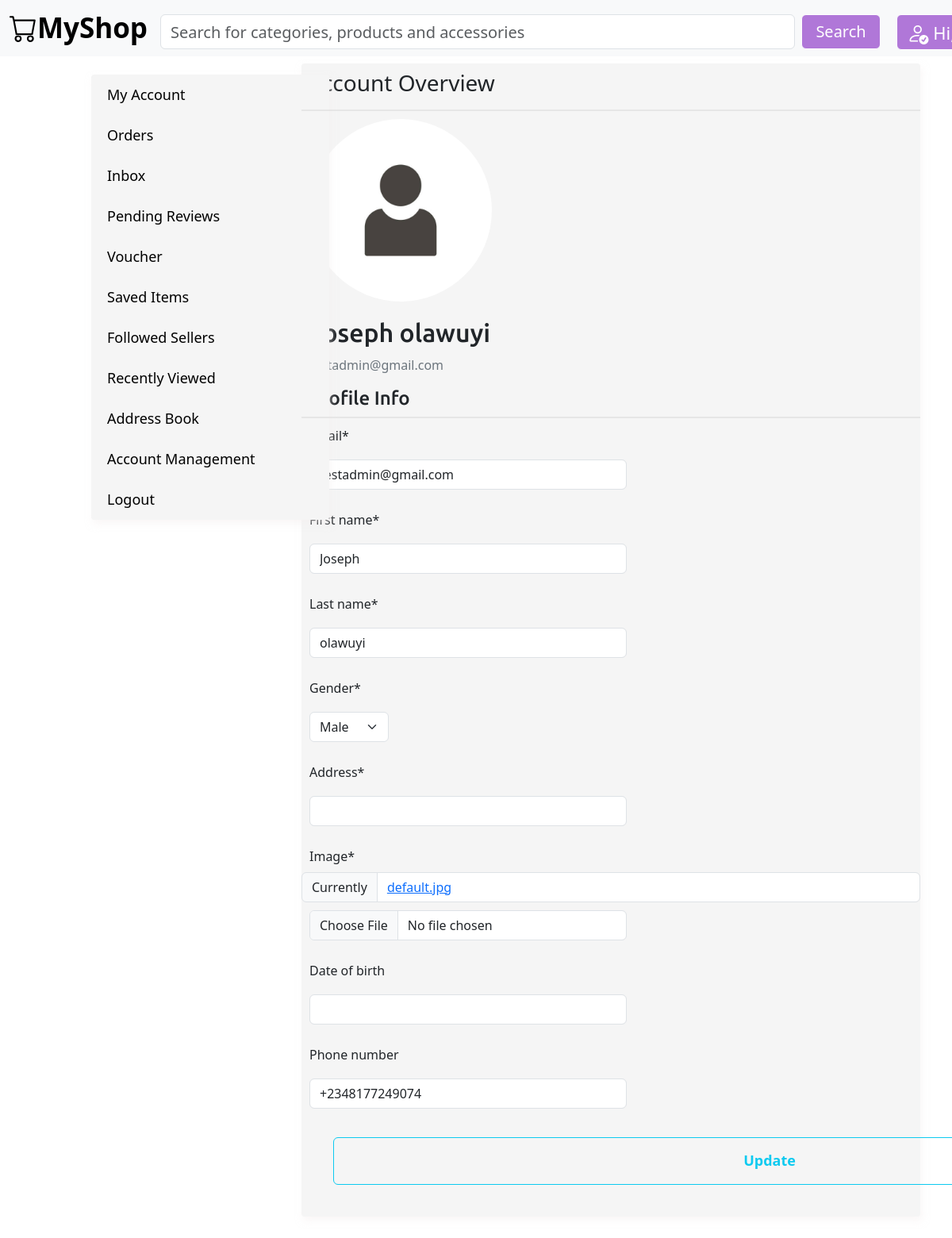
/profile/ (signed in), run on an earlier commit of the app's database.
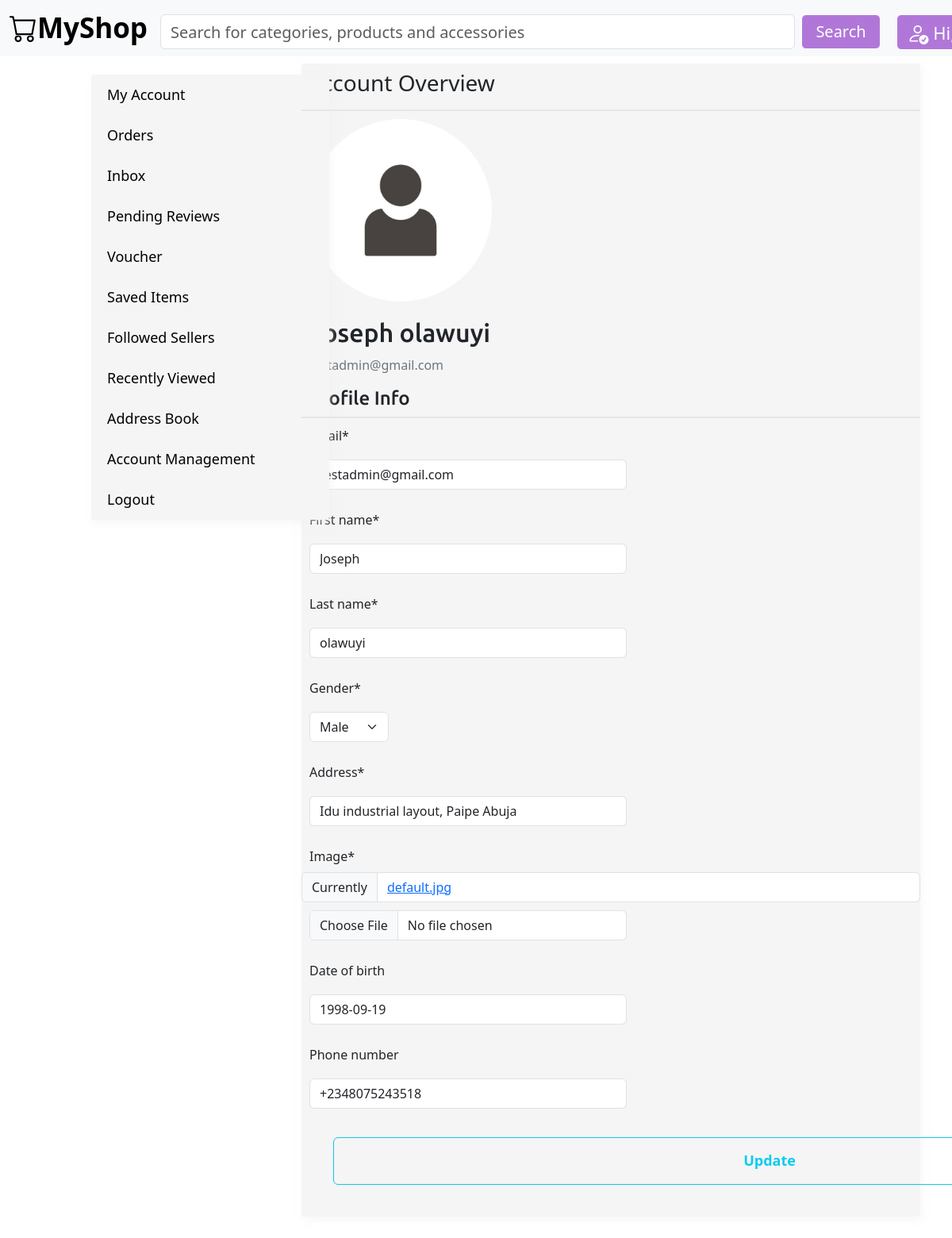
And on a later commit of the database.
### users/models.py (models this page shows, shortened)
class CustomProfile(models.Model):
    class GenderStatus(models.TextChoices):
        MALE= 'M', 'Male'
        FEMALE= 'F', 'Female'
    user= models.OneToOneField(CustomUser,
                               on_delete=models.CASCADE,)
    gender= models.CharField(max_length=1,
                             choices=GenderStatus.choices,
                             default=GenderStatus.MALE)
    address= models.CharField(max_length=250,
                              null=True)
    image= models.ImageField(upload_to= 'profile_pics',
                             default= 'default.jpg')
    date_of_birth= models.DateField(null=True,
                                    blank=True)
    phone_number = PhoneNumberField(blank= True)
    updated= models.DateTimeField(auto_now=True,)
    class Meta:
        ordering= ['-updated']
        indexes=[
            models.Index(fields=['-updated'])
        ]
        verbose_name= 'profile'
        verbose_name_plural= 'profiles'

### users/views.py (the view)
# urls.py: path('profile/', views.user_profile, name='profile'),
@login_required
def user_profile(request):
    user_profile = CustomProfile.objects.get(user=request.user)
    if request.method== "POST":
        user_form= UserUpdateForm(request.POST, instance= request.user)
        profile_form= ProfileUpdateForm(request.POST,
                                        request.FILES,
                                        instance=request.user.customprofile)
        if user_form.is_valid() and profile_form.is_valid():
            user_form.save()
            profile_form.save()
            messages.success(request, f'Account updated successfully!')
            return redirect('users:profile')
    else:
        user_form= UserUpdateForm(instance=request.user)
        profile_form= ProfileUpdateForm(instance=request.user.customprofile)
    return render(request,
                  'users/profile.html',
                  {'user_form': user_form,
                   'profile_form': profile_form,
                   'user_profile': user_profile})

### users/forms.py
class UserUpdateForm(forms.ModelForm):
    class Meta:
        model= CustomUser
        fields= ['email', 'first_name', 'last_name']

class ProfileUpdateForm(forms.ModelForm):
    class Meta:
        model = CustomProfile
        exclude= ['updated', 'user']

### cart/cart.py (called while the page is built)
    def __len__(self):
        return sum(item['quantity'] for item in self.cart.values())

### cart/context_processors.py (called while the page is built)
def cart(request):
    return {'cart': Cart(request)}

### users/templates/users/profile.html (shortened to what this page needs)
{% extends "shop/base.html" %}
{% load crispy_forms_tags %}
{% block content %}
<div class="profile-sidebar">
      <nav>
      <a class="nav-item nav-link" href="{% url 'users:profile' %}">My Account</a>
      <a class="nav-item nav-link" href="#">Orders</a>
      <a class="nav-item nav-link" href="#">Inbox</a>
      <a class="nav-item nav-link" href="#">Pending Reviews</a>
      <a class="nav-item nav-link" href="#">Voucher</a>
      <a class="nav-item nav-link" href="#">Saved Items</a>
      <a class="nav-item nav-link" href="#">Followed Sellers</a>
      <a class="nav-item nav-link" href="#">Recently Viewed</a>
      <a class="nav-item nav-link" href="#">Address Book</a>
      <a class="nav-item nav-link" href="#">Account Management</a>
      <a class="nav-item nav-link" href="#">Logout</a>
      </nav>
</div>
<section class="profile-content">
      <header>
            <h3>Account Overview</h2>
      </header>
      <hr class="solid" style="border-top: 2px solid #bbb; margin: 0; width: auto;">
      <div id="profile_pic">
            <img src="{{ user_profile.image.url }}" alt="profile">
            <h2 class="account-heading">{{ user.first_name }} {{ user.last_name }}</h2>
            <p class="text-secondary">{{ user.email }}</p>
      </div>
      <form action="" method="POST" enctype="multipart/form-data">
        <fieldset class="form-group">
            <h4>Profile Info</h4>
            <hr class="solid" style="border-top: 2px solid #bbb; margin: 0; width: auto;">
            {{ user_form|crispy }}
            {{ profile_form|crispy }}
        </fieldset>
        <div class="form-group">
            <button class="btn btn-outline-info" type="submit
            ">Update</button>
        </div>
    </form>
</section>
{% endblock content%}

What changed in the data, as far as the page shows it:
changed CustomProfile "Male": address (not shown) → "Idu industrial layout, Paipe Abuja"; date_of_birth (not shown) → "1998-09-19"; phone_number "+2348177249074" → "+2348075243518"
